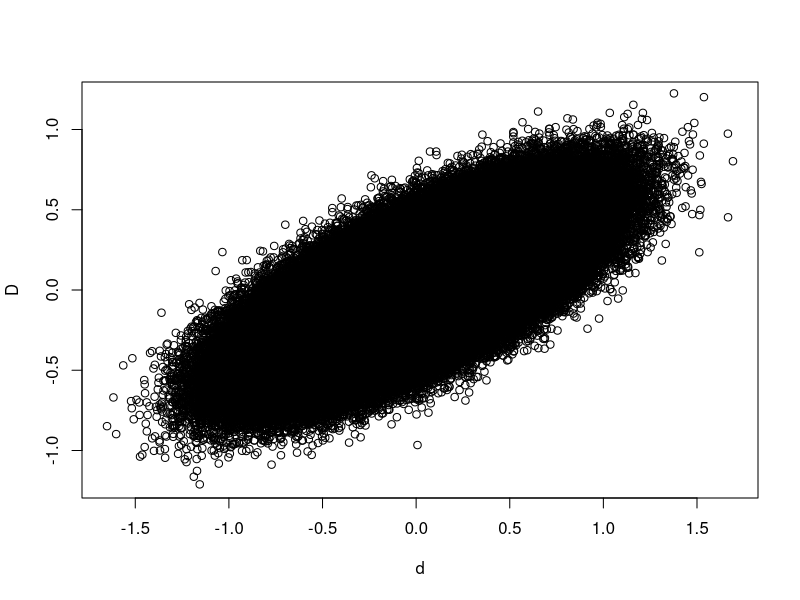
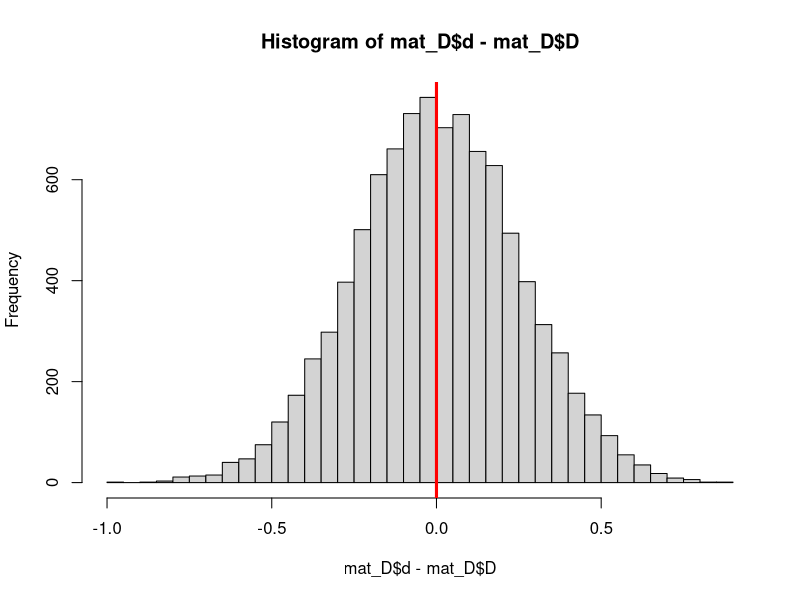
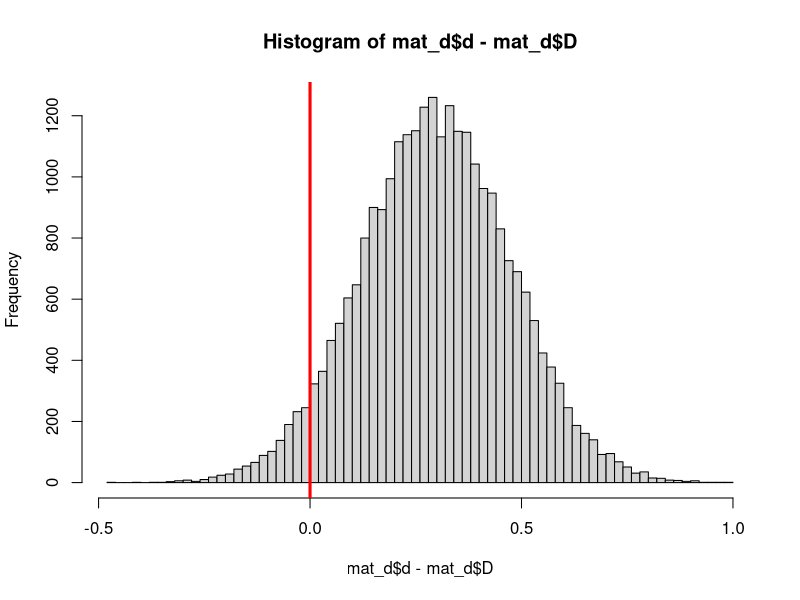
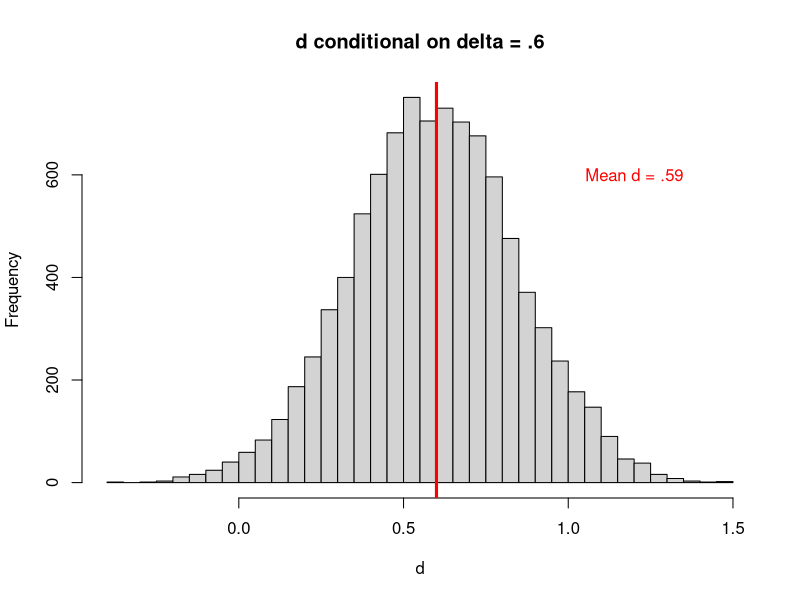
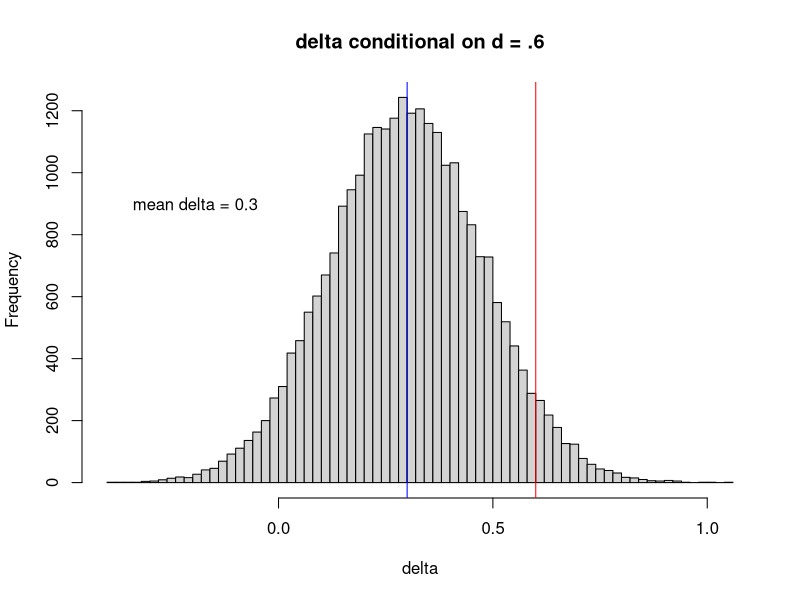

Reproduce these figures in R, in order.
## ---- chunk 1
n_D <- 1e6
n_d <- 50
set.seed(1234)

mat <- data.frame(
  D = rnorm(n_D, 0, .25))
mat$d <- mat$D + rnorm(nrow(mat), 0, .25)



## ---- chunk 2
plot(D ~ d, data = mat, ylim = c(-1.2, 1.2))
## ---- chunk 3
mat_D <- mat[round(mat$D, 1) == .6, ]
mean(mat_D$d - mat_D$D)
## ---- chunk 4
hist(mat_D$d - mat_D$D, breaks = "fd")
abline(v = 0, col = "red", lwd = 3) 
## ---- chunk 5
mat_d <- mat[round(mat$d, 1) == .6, ]
mean(mat_d$d - mat_d$D)
## ---- chunk 6
hist(mat_d$d - mat_d$D , breaks = "fd")
abline(v = 0, col = "red", lwd = 3)
## ---- chunk 7
d <- mean(mat_D$d)
hist(mat_D$d, breaks = "fd", main = "d conditional on delta = .6", 
     xlab = "d")
abline(v = .6, col = "red", lwd = 3)
text(1.2, 600, "Mean d = .59", col = "red")
## ---- chunk 8
hist(mat_d$D, breaks = 'fd', main = "delta conditional on d = .6",
     xlab = "delta")
abline(v = .6, col = "red")
abline(v = .3, col = "blue")
text(-.2, 900, paste0(" mean delta = ", round(mean(mat_d$D),2)))
## ---- chunk 9
delta_neg <- ifelse(mat_d$D < 0, 1, 0)
prop.table(table(delta_neg))
